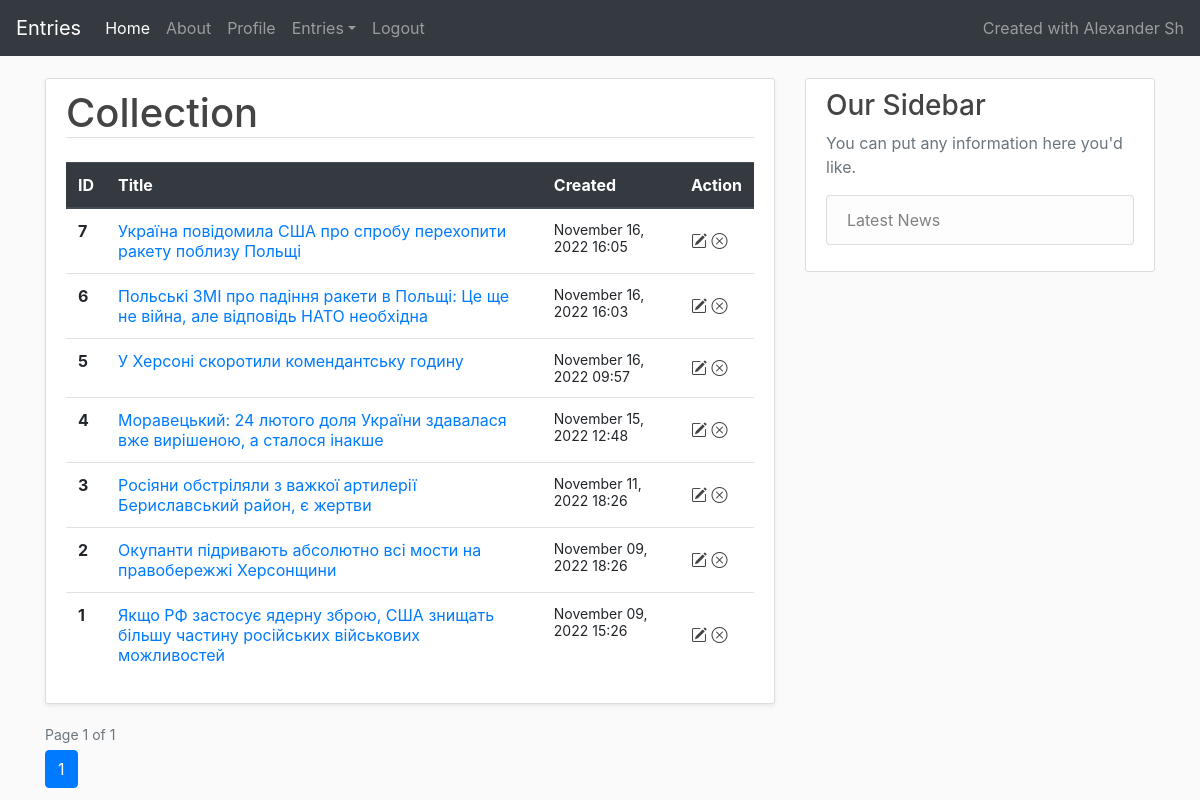
Screenshot of /accounts/content/collection/ (signed in) with the database file from the repository.
### content/models.py (models this page shows, shortened)
class Entry(models.Model):
    title = models.CharField(max_length=100)
    content = models.TextField()
    user_id = models.IntegerField(null=False)
    created_at = models.DateTimeField(default=timezone.now)
    updated_at = models.DateTimeField(default=timezone.now)
    class Meta:
        db_table = "base_entry"

### content/views.py (the view)
# urls.py: path('accounts/content/collection/', views.collection, name='collection-entries'),
@login_required
def collection(request):
    entries = Entry.objects.filter(user_id=request.user.id).order_by('-id')
    paginator = Paginator(entries, 20)
    page = request.GET.get('page')
    context = paginator.get_page(page)
    return render(request, 'content/collection.html', {
        'entries': context,
    })

### content/templates/content/collection.html
{% extends "index.html" %}
{% block content %}
<div class="content-section shadow-sm">
    <h1 class="border-bottom mb-4">Collection</h1>
    <table class="table collection">
      <thead class="thead-dark">
        <tr>
          <th scope="col">ID</th>
          <th scope="col">Title</th>
          <th scope="col">Created</th>
          <th scope="col">Action</th>
        </tr>
      </thead>
      <tbody>
      {% for entry in entries %}
        <tr>
          <th scope="row">{{ entry.id }}</th>
          <td>
              <a target="_blank" href="{% url 'details' entry.id %}">{{ entry.title }}</a>
          </td>
          <td>
              <small>{{ entry.created_at|date:"F d, Y H:i" }}</small>
          </td>
          <td class="action">
              <a href="{% url 'change-entry' entry.id %}" title="Change"><i class="bi bi-pencil-square"></i></a>
              <a href="{% url 'destroy-entry' entry.id %}" title="Destroy"><i class="bi bi-x-circle"></i></a>
          </td>
        </tr>
      {% endfor %}
      </tbody>
    </table>
</div>
{% include "pager.html" with entries=entries %}
{% endblock content %}

### base/static/css/main.css (style rules this page uses)
body { background: #fafafa; color: #333333; }
h1, h2, h3, h4, h5, h6 { color: #444444; }
.content-section { background: #ffffff; padding: 10px 20px; border: 1px solid #ddd; border-radius: 3px; margin-bottom: 20px; }
.collection .action { vertical-align: middle; }
.collection .action a { color: #444; }

### rows the page displays
Entry: id "7", title "Україна повідомила США про спробу перехопити ракету поблизу Польщі", created_at "November 16, 2022 16:05"
Entry: id "6", title "Польські ЗМІ про падіння ракети в Польщі: Це ще не війна, але відповідь НАТО необхідна", created_at "November 16, 2022 16:03"
Entry: id "5", title "У Херсоні скоротили комендантську годину", created_at "November 16, 2022 09:57"
Entry: id "4", title "Моравецький: 24 лютого доля України здавалася вже вирішеною, а сталося інакше", created_at "November 15, 2022 12:48"
Entry: id "3", title "Росіяни обстріляли з важкої артилерії Бериславський район, є жертви", created_at "November 11, 2022 18:26"
Entry: id "2", title "Окупанти підривають абсолютно всі мости на правобережжі Херсонщини", created_at "November 09, 2022 18:26"
Entry: id "1", title "Якщо РФ застосує ядерну зброю, США знищать більшу частину російських військових можливостей", created_at "November 09, 2022 15:26"

### other values shown
{{ entries.number }} "1"
{{ entries.paginator.num_pages }} "1"
{{ num }} "1"
